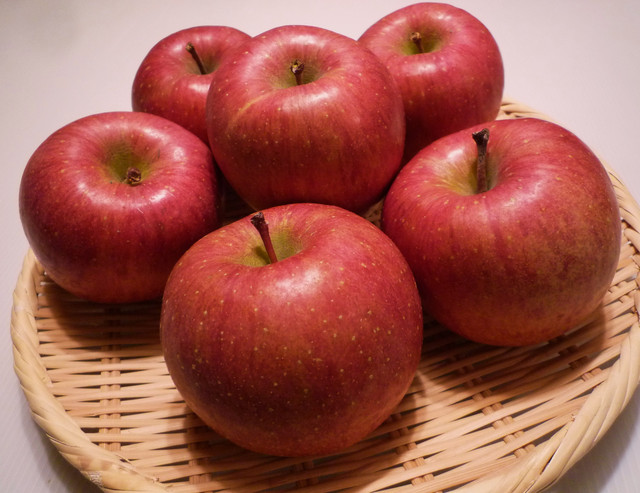
#> input picture examples/apple_01.jpg, 640 x 493 px
$ python ColorDetector.py   (older library calls are emulated)
#> lines starting #> are read from the running program, lines starting #| are printed output that depends on the picture; after the words box and inside, x2 and y2 are one past the last pixel; in counts of white or black regions, pixels touching at a corner belong together
import cv2
import numpy as np

frame = cv2.imread("examples/apple_01.jpg")
#> frame is the input picture: shape (493, 640, 3); mean B, G, R 83.2, 94.8, 164
# Convert BGR to HSV
hsv = cv2.cvtColor(frame, cv2.COLOR_BGR2HSV)
#> hsv: shape (493, 640, 3); mean H, S, V 41.4, 147, 164

# define range of blue color in HSV
lower_blue = np.array([0,43,46])
upper_blue = np.array([10,255,255])
# Threshold the HSV image to get only blue colors

mask = cv2.inRange(hsv, lower_blue, upper_blue)
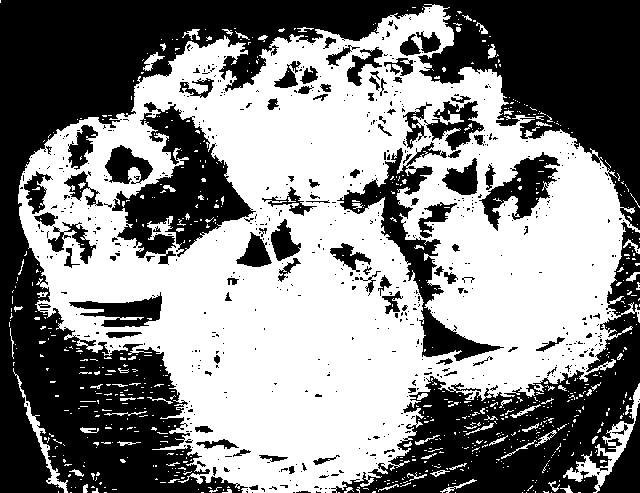
#> mask: shape (493, 640); 52.4% white; 652 black regions (557 under 20 px), largest, box (x1, y1, x2, y2) and area: (0, 0, 640, 493) 87620, (331, 222, 640, 493) 24661, (112, 102, 256, 265) 9552
# Bitwise-AND mask and original image
res = cv2.bitwise_and(frame,frame, mask=mask)
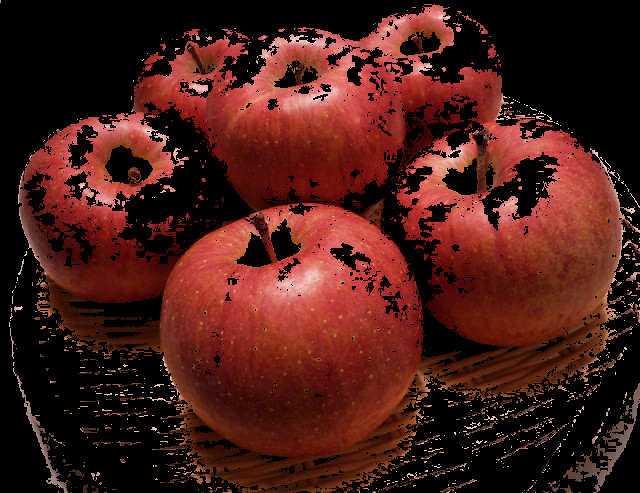
#> res: shape (493, 640, 3); mean B, G, R 22.3, 28, 72.7
resgray=cv2.cvtColor(res,cv2.COLOR_BGR2GRAY)
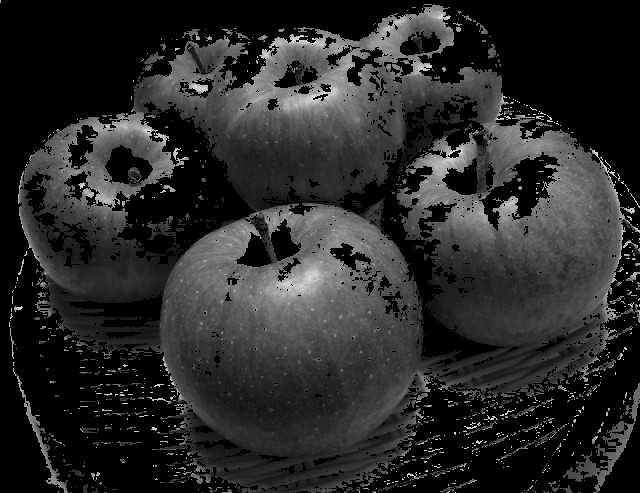
#> resgray: shape (493, 640); min 0, max 225, mean 40.7
resgraycanny=cv2.Canny(resgray,50,100)
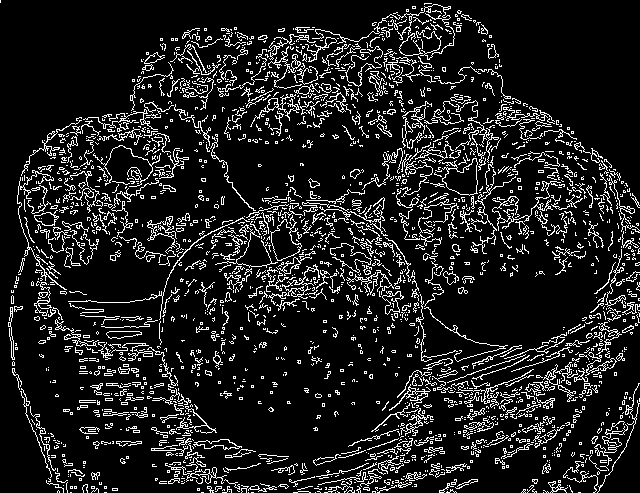
#> resgraycanny: shape (493, 640); 12.1% white in thin lines or dots
image, contours, hier = cv2.findContours(resgray, cv2.RETR_EXTERNAL, cv2.CHAIN_APPROX_SIMPLE)
#> contours = 627 contours, 595 with area under 20; largest, box (x1, y1, x2, y2) and area: (18, 4, 640, 493) 192289, (563, 383, 640, 493) 1332, (13, 368, 68, 493) 504, (143, 52, 165, 71) 116, (535, 430, 557, 447) 80
for c in contours:
    x, y, w, h = cv2.boundingRect(c)
    cv2.rectangle(res, (x, y), (x + w, y + h), (255, 0, 0), 2)
#> this loop made 627 passes
#> (x, y, w, h) on passes 2 to 4: (551, 492, 1, 1), (526, 492, 1, 1), (522, 492, 1, 1)
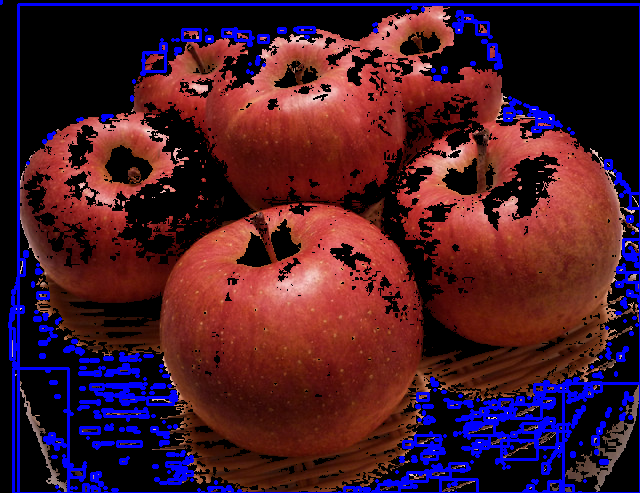
#> res: shape (493, 640, 3); 7.98% of pixels changed, all inside (x1, y1, x2, y2) = (0, 0, 640, 493)
cv2.imshow('resgraycanny',resgraycanny)
cv2.imshow('resgray',resgray)
cv2.imshow('frame',frame)
cv2.imshow('mask',mask)
cv2.imshow('res',res)
k = cv2.waitKey(5) & 0xFF
#> (key Esc is pressed here)
cv2.waitKey(0)
cv2.destroyAllWindows()

$ run again, with examples/NOT01.jpg copied over examples/apple_01.jpg
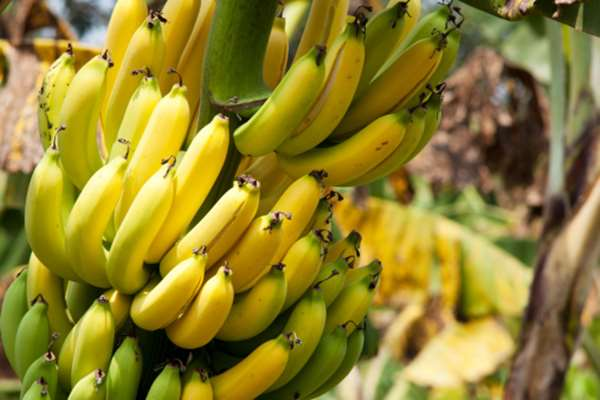
#> input picture examples/NOT01.jpg, 600 x 400 px
#> frame is the input picture: shape (400, 600, 3); mean B, G, R 45.4, 129.7, 144.7
#> hsv: shape (400, 600, 3); mean H, S, V 26.5, 183.6, 147.5
#> `mask = cv2.inRange(hsv, lower_blue, upper_blue)`:
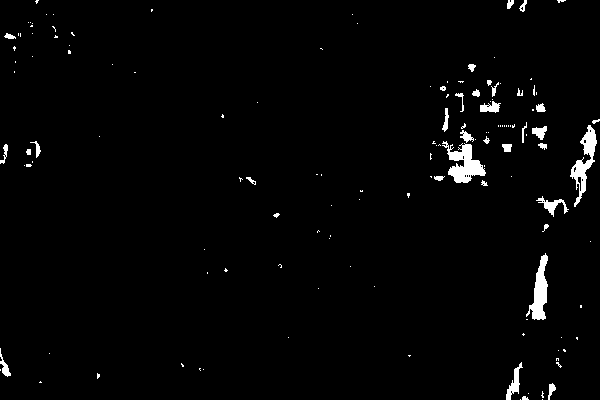
#> mask: shape (400, 600); 2% white; 140 white regions (104 under 20 px), largest, box (x1, y1, x2, y2) and area: (442, 141, 486, 183) 877, (570, 125, 597, 207) 749, (526, 253, 548, 320) 702
#> resgraycanny: shape (400, 600); 1.2% white in thin lines or dots
#> contours = 140 contours, 115 with area under 20; largest, box (x1, y1, x2, y2) and area: (442, 141, 486, 183) 768, (570, 125, 597, 207) 681, (526, 253, 548, 320) 619, (506, 362, 523, 400) 184, (536, 196, 569, 217) 158
#> the loop `for c in contours:` made 140 passes
#> (x, y, w, h) on passes 1, 2, 3, 4, 5, 6, 8, 9: (542, 399, 1, 1), (520, 399, 1, 1), (522, 396, 7, 4), (528, 393, 1, 1), (541, 391, 3, 7), (548, 383, 8, 17), (97, 373, 3, 6), (203, 369, 1, 1)
#> after the loop `for c in contours:`:
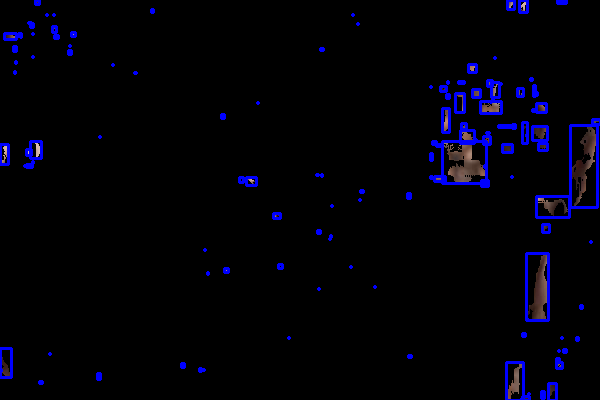
#> res: shape (400, 600, 3); mean B, G, R 9.2, 1.1, 1.5

$ run again, with examples/NOT02.jpg copied over examples/apple_01.jpg
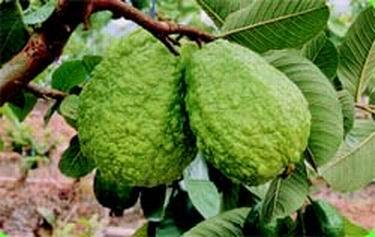
#> input picture examples/NOT02.jpg, 375 x 237 px
#> frame is the input picture: shape (237, 375, 3); mean B, G, R 65.5, 124.4, 104.8
#> hsv: shape (237, 375, 3); mean H, S, V 43.4, 147.9, 130.1
#> `mask = cv2.inRange(hsv, lower_blue, upper_blue)`:
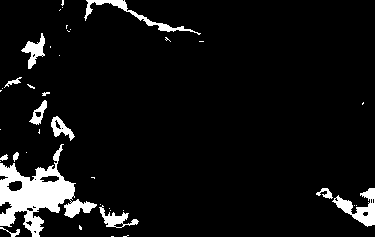
#> mask: shape (237, 375); 6.9% white; 41 white regions (28 under 20 px), largest, box (x1, y1, x2, y2) and area: (0, 144, 97, 237) 3354, (332, 188, 375, 227) 678, (84, 0, 201, 35) 565
#> resgraycanny: shape (237, 375); 3.2% white in thin lines or dots
#> contours = 41 contours, 29 with area under 20; largest, box (x1, y1, x2, y2) and area: (0, 144, 97, 237) 3312, (332, 188, 375, 227) 618, (84, 0, 201, 35) 423, (21, 33, 45, 69) 302, (99, 205, 139, 228) 278
#> the loop `for c in contours:` made 41 passes
#> (x, y, w, h) on passes 2 to 9: (123, 235, 6, 2), (0, 227, 20, 10), (79, 225, 3, 5), (123, 210, 1, 1), (110, 210, 1, 1), (109, 208, 1, 1), (356, 205, 1, 1), (354, 205, 1, 1)
#> after the loop `for c in contours:`:
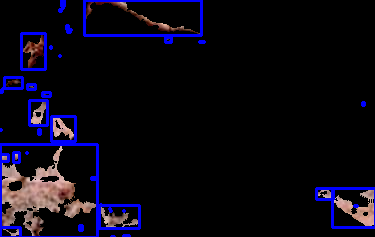
#> res: shape (237, 375, 3); mean B, G, R 19.7, 7.6, 10.2

$ run again, with examples/NOT03.jpg copied over examples/apple_01.jpg
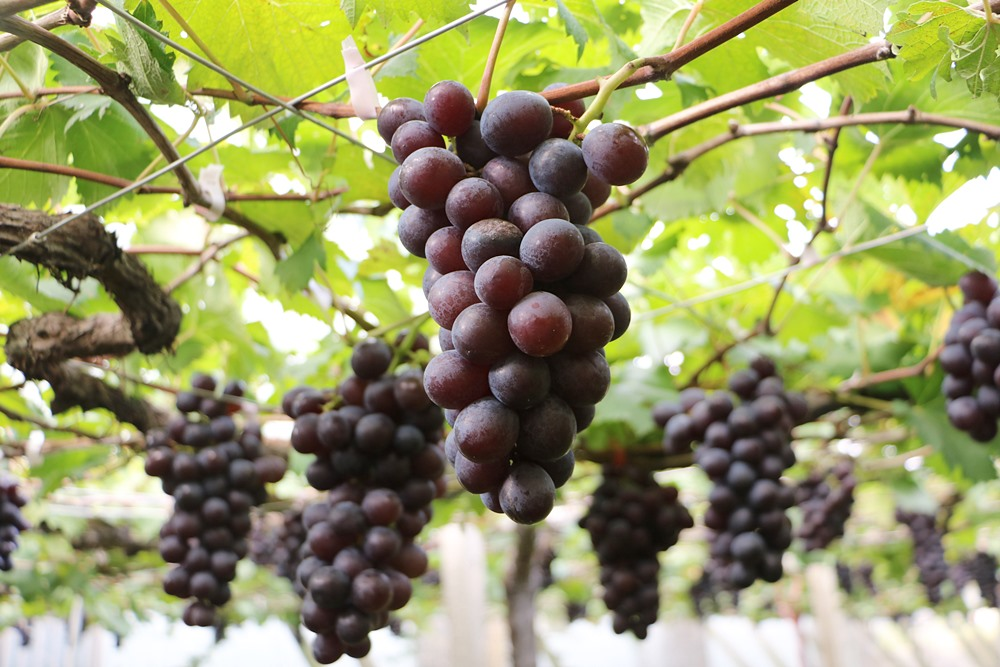
#> input picture examples/NOT03.jpg, 1000 x 667 px
#> frame is the input picture: shape (667, 1000, 3); mean B, G, R 104.2, 153.5, 151.6
#> hsv: shape (667, 1000, 3); mean H, S, V 45.7, 93.7, 160.3
#> `mask = cv2.inRange(hsv, lower_blue, upper_blue)`:
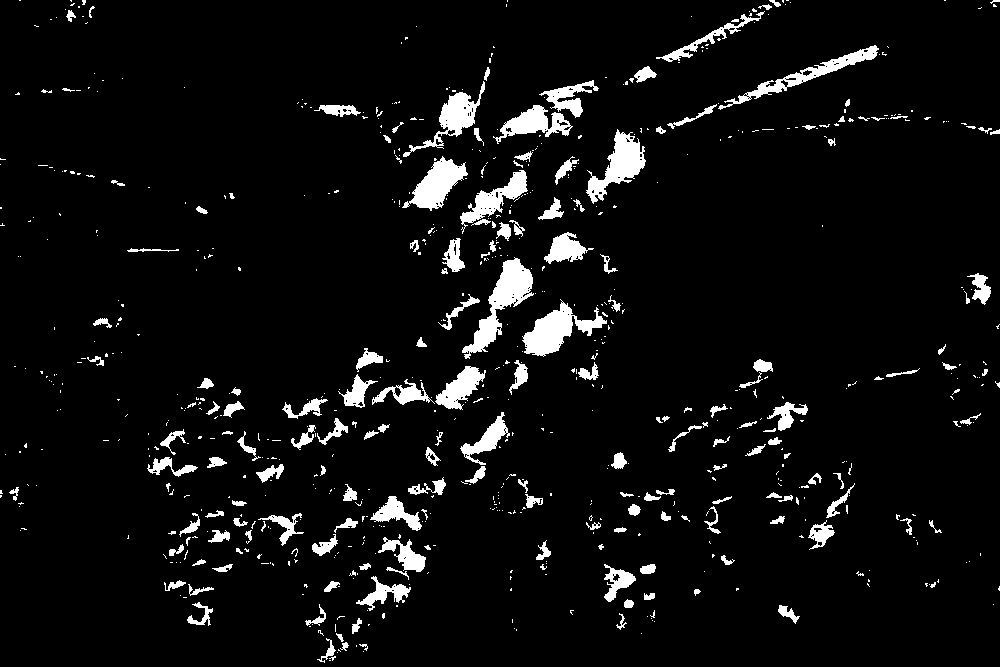
#> mask: shape (667, 1000); 5.8% white; 738 white regions (555 under 20 px), largest, box (x1, y1, x2, y2) and area: (462, 257, 534, 359) 2246, (522, 299, 607, 357) 1961, (586, 129, 646, 204) 1763
#> resgraycanny: shape (667, 1000); 2.9% white in thin lines or dots
#> contours = 738 contours, 595 with area under 20; largest, box (x1, y1, x2, y2) and area: (462, 257, 534, 359) 2113, (522, 299, 607, 357) 1812, (586, 129, 646, 204) 1639, (402, 156, 468, 211) 1531, (718, 45, 879, 110) 1398
#> the loop `for c in contours:` made 738 passes
#> (x, y, w, h) on passes 2 to 4: (329, 656, 7, 5), (337, 652, 1, 1), (363, 651, 1, 1)
#> after the loop `for c in contours:`:
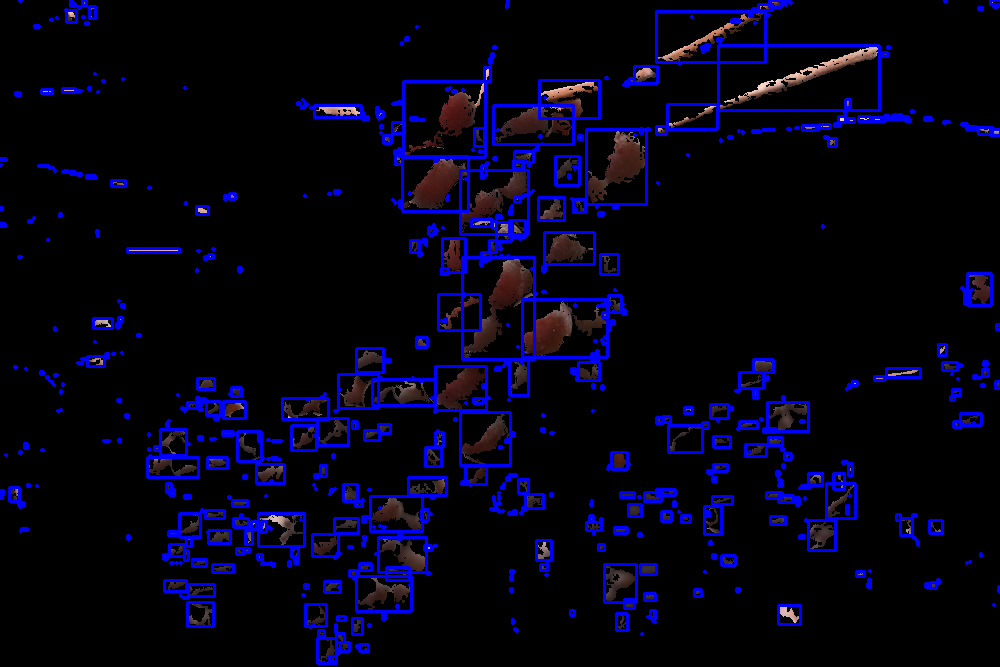
#> res: shape (667, 1000, 3); mean B, G, R 21.8, 2.6, 3.9
